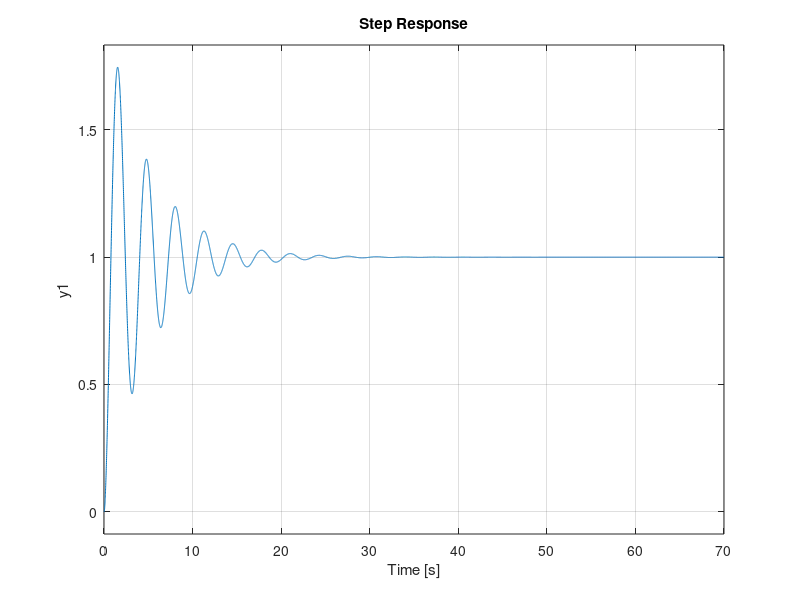

Reproduce this figure in MATLAB.
%% Q1
% sys = tf([200],[1 22 141 202]);
% p = pole(sys)
% figure();
% step(sys);

%% Q2 
kp = 400;
kd = 20;
ki = 1;

sys2 = tf([10*kd+kp 10*kp+ki 10*ki],[1 71 kd+1070 100+10*kd+kp 10*kp+ki 10*ki])
figure();
step(sys2);